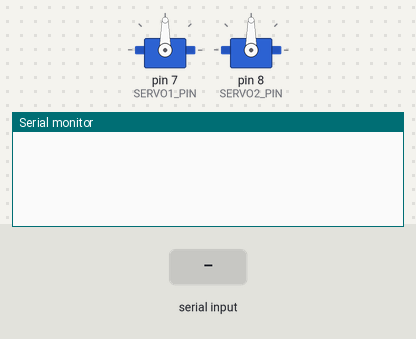
The sketch below on a simulated Arduino Uno, built with avr-gcc and run on an emulated ATmega328P. Shown: 2 × servo, the last lines printed to the serial monitor. Inputs (shaded band) come from the test bench.

Above: at 1.2 s.
1.3 s: "90,45\n" received over Serial
At 2.1 s:
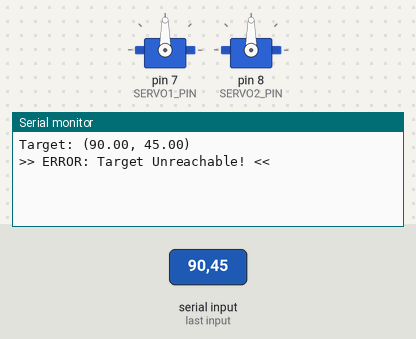
2.8 s: "5\n" received over Serial
At 3.3 s:
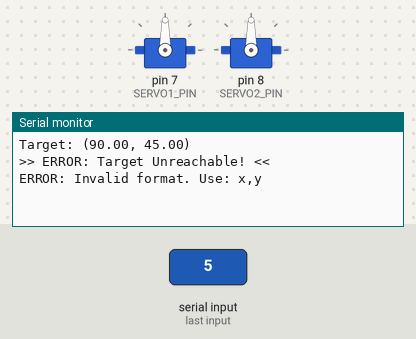

The sketch:

planar_arm.ino
```cpp
#include <Servo.h>
#include <math.h>

// Servo objects
Servo servo1;  // Base joint
Servo servo2;  // Elbow joint

// Pin definitions
const int SERVO1_PIN = 7;
const int SERVO2_PIN = 8;

// Link lengths (adjust to match your physical arm)
const float a1 = 0.0922;  // Length of first link
const float a2 = 0.08024;  // Length of second link
const float o = 0.025;

// Servo angle offsets and direction
const float SERVO1_OFFSET = 90.0;
const float SERVO2_OFFSET = 90.0;
const float SERVO1_REVERSE = 1.0;
const float SERVO2_REVERSE = 1.0;
const int SERVO_MIN = -90;
const int SERVO_MAX = 180;

void setup() {
  Serial.begin(9600);

  // Attach servos
  servo1.attach(SERVO1_PIN);
  servo2.attach(SERVO2_PIN);

  // Initialize to home position
  servo1.write(90);
  servo2.write(90);
}

void loop() {
  if (Serial.available() > 0) {
    String input = Serial.readStringUntil('\n');
    input.trim();

    // Parse x and y
    int commaIndex = input.indexOf(',');
    if (commaIndex > 0) {
      float x1 = input.substring(0, commaIndex).toFloat();
      float y1 = input.substring(commaIndex + 1).toFloat();

      Serial.println();
      Serial.print("Target: (");
      Serial.print(x1);
      Serial.print(", ");
      Serial.print(y1);
      Serial.println(")");

      // Calculate and move to position
      calculateDirectIK(x1, y1);
    } else {
      Serial.println("ERROR: Invalid format. Use: x,y");
    }
  }
}

float radiansToDegrees(float radians) {
  return radians * (180.0 / PI);
}


bool solveAnglesWorld(float xW, float yW,
                      float &p1_deg,
                      float &q1_deg)
{
  float x1 = xW - o;
  float y1 = yW;
  float d1 = sqrtf(x1*x1 + y1*y1);

  float x2 = xW;
  float y2 = yW - o;
  float d2 = sqrtf(x2*x2 + y2*y2);

  if (d1 > (a1 + a2) || d1 < fabsf(a1 - a2)) return false;
  if (d2 > (a1 + a2) || d2 < fabsf(a1 - a2)) return false;

  float t1_q = (a2*a2 - a1*a1 - d1*d1) / (-2.0f * a1 * d1);

  t1_q = constrain(t1_q, -1.0f, 1.0f);

  float atan_yx_q = atan2f(y1, x1);

  float q1 = atan_yx_q - acosf(t1_q);

  float t1_p = (a2*a2 - a1*a1 - d2*d2) / (-2.0f * a1 * d2);

  t1_p = constrain(t1_p, -1.0f, 1.0f);

  float atan_yx_p = atan2f(y2, x2);

  float p1 = atan_yx_p + acosf(t1_p);

  p1_deg = radiansToDegrees(p1);
  q1_deg = radiansToDegrees(q1);
  return true;
}

void calculateDirectIK(float x1, float y1) {
  // Calculate a3 = distance from origin to target
  float p1;
  float q1;

  if (!solveAnglesWorld(x1, y1, p1, q1)) {
    Serial.println(">> ERROR: Target Unreachable! <<\n");
    return;
  }

  int sP1 = (int)lroundf(SERVO1_REVERSE * p1 + SERVO1_OFFSET);
  int sQ1 = (int)lroundf(SERVO2_REVERSE * q1 + SERVO2_OFFSET);

  sP1 = constrain(sP1, SERVO_MIN, SERVO_MAX);
  sQ1 = constrain(sQ1, SERVO_MIN, SERVO_MAX);

  /*
  Serial.println("\nServo Commands:");
  Serial.print("  Servo1: ");
  Serial.print(sP1);
  Serial.println(" deg");
  Serial.print("  Servo2: ");
  Serial.print(sQ1);
  Serial.println(" deg");
  */

  // Move servos
  servo1.write(sP1);
  servo2.write(sQ1);

  Serial.println("\n>> Position Reached! <<");
  //Serial.println("========================\n");
}
```

Measured:
- after the input at 1.3 s, the serial monitor: prints a new line at once (image 1)
- after the input at 2.8 s, the serial monitor: prints a new line at once (image 2)
